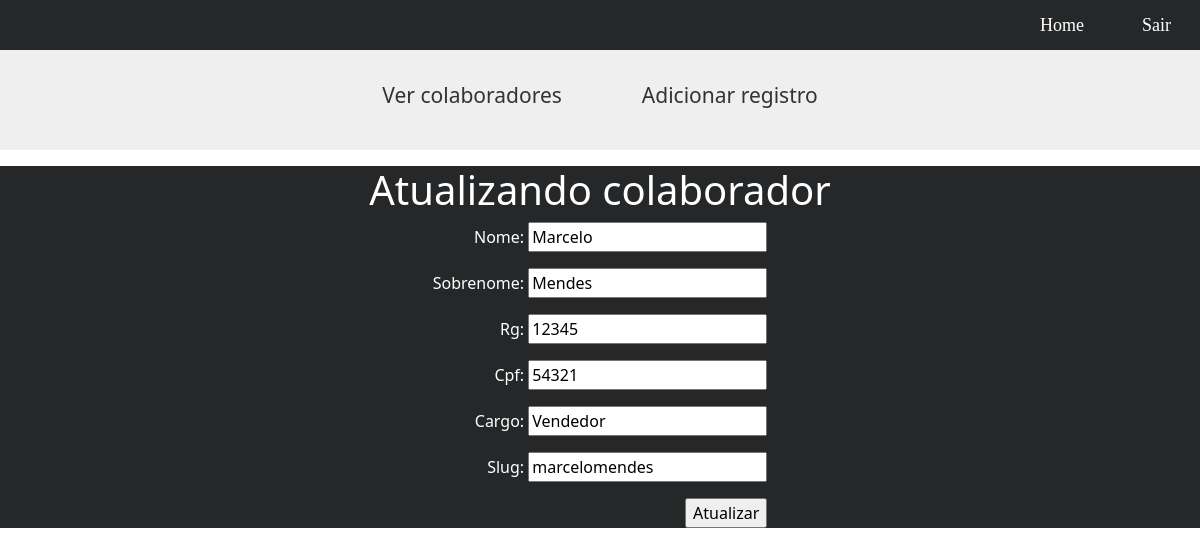
Screenshot of /colaboradores/manage/atualizar-colaborador/3 (signed in) with the database file from the repository.
### colaboradores/models.py (models this page shows, shortened)
class Colaborador(models.Model):
    nome = models.CharField(max_length=255)
    sobrenome = models.CharField(max_length=255)
    slug = models.SlugField(max_length=255, unique=True)
    rg = models.CharField(max_length=16, unique=True)
    cpf = models.CharField(unique=True, max_length=14)
    cargo = models.CharField(max_length=255)

### colaboradores/views.py (the view)
# urls.py: path('manage/atualizar-colaborador/<int:id>', views.editarColab, name='atualizar'),
@login_required
def editarColab(request, id):
    edit = get_object_or_404(Colaborador, pk=id)
    form = ColabForm(instance=edit)
    if(request.method == 'POST'):
        form = ColabForm(request.POST, instance=edit)
        if form.is_valid():
            edit.save()
            return redirect('/')
        else:
            return render(request, 'atualizarcolab.html',{'form': form, 'edit':edit})
    else:
        return render(request, 'atualizarcolab.html',{'form': form, 'edit':edit})

### colaboradores/forms.py
class ColabForm(forms.ModelForm):
    class Meta:
        model = Colaborador
        fields = ('nome', 'sobrenome', 'rg', 'cpf', 'cargo', 'slug')

### colaboradores/templates/atualizarcolab.html (shortened to what this page needs)
{% extends 'base.html' %}
{% block content %}
<div id="header">
    <a style="cursor: pointer; padding: 0 30px" href="/colaboradores">Ver colaboradores</a>
    <a style="cursor: pointer; padding: 0 30px; margin-left: 20px" href="/colaboradores/manage/adicionar-colaborador">Adicionar
        registro</a>
</div>
<div id="form">
    <h1>Atualizando colaborador</h1>
    <form method='POST'>
        {{ form.as_p }}
        <input type="submit" value="Atualizar">
    </form>
</div>
{% endblock %}

### carros/static/css/home.css (style rules this page uses)
#header { display: flex; justify-content: center; align-items: center; padding: 30px; margin-bottom: 10px; }
#header a { text-decoration: none; font-size: 18px; }
body { background-color: #fff; margin: 0; padding: 0; }
#content a { font-size: 21px; color: #333 }
#form { display: flex; flex-direction: column; align-items: center; justify-content: center; background-color: #252729; text-align: right; width: 100%; margin-top: 2%; }
p label { color: white; }
h1 { color: white; }

### rows the page displays
Colaborador: nome "Marcelo", sobrenome "Mendes", rg "12345", cpf "54321", cargo "Vendedor", slug "marcelomendes"
